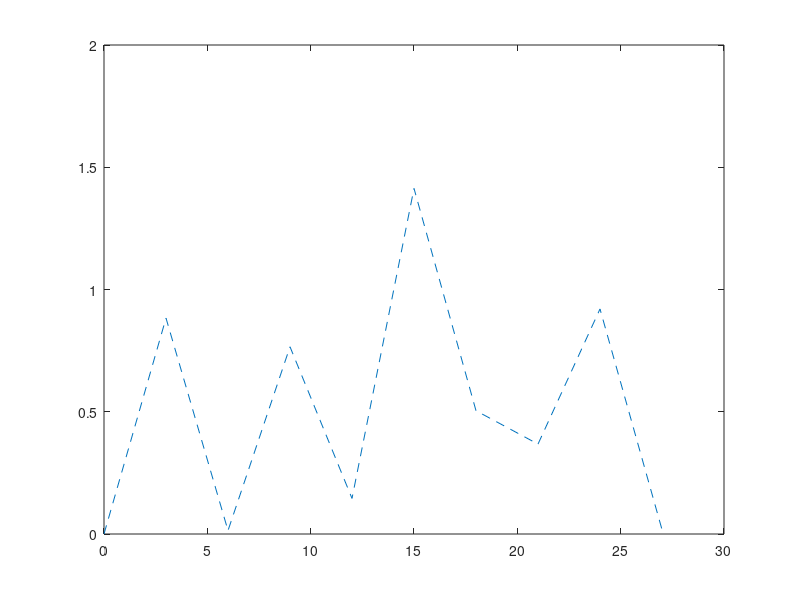

The MATLAB source for this figure:
F1 = [0;0.883025425;0.014101491;0.765738249;0.145587127;1.413392343;0.504208349;0.36767691;0.920363046;0.018007499];
x1 = 0:3:27

figure
plot(x1,F1,'--');